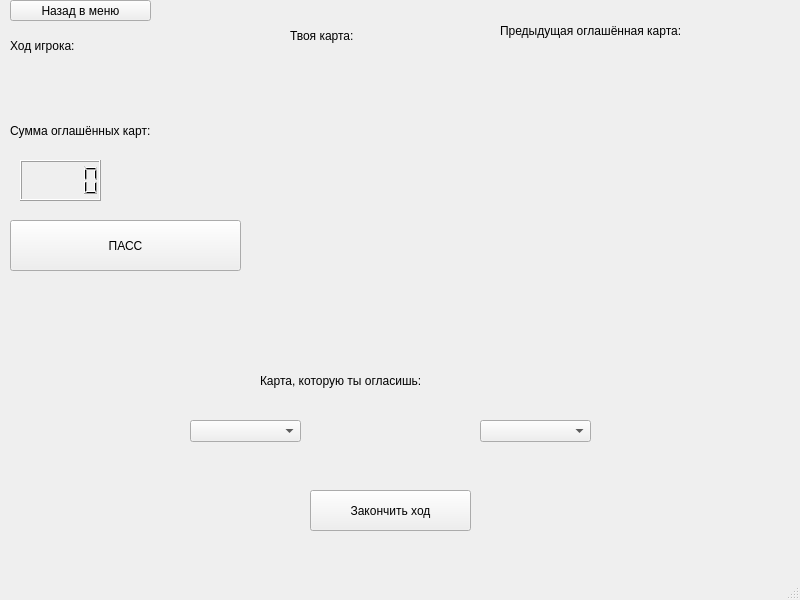
<?xml version="1.0" encoding="UTF-8"?>
<ui version="4.0">
 <class>MainWindow</class>
 <widget class="QMainWindow" name="MainWindow">
  <property name="geometry">
   <rect>
    <x>0</x>
    <y>0</y>
    <width>800</width>
    <height>600</height>
   </rect>
  </property>
  <property name="windowTitle">
   <string>MainWindow</string>
  </property>
  <widget class="QWidget" name="centralwidget">
   <widget class="QLabel" name="lbl_player">
    <property name="geometry">
     <rect>
      <x>10</x>
      <y>30</y>
      <width>231</width>
      <height>31</height>
     </rect>
    </property>
    <property name="text">
     <string>Ход игрока:</string>
    </property>
   </widget>
   <widget class="QLabel" name="lbl_ur_card">
    <property name="geometry">
     <rect>
      <x>290</x>
      <y>10</y>
      <width>151</width>
      <height>51</height>
     </rect>
    </property>
    <property name="text">
     <string>Твоя карта:</string>
    </property>
   </widget>
   <widget class="QLabel" name="lbl_sum">
    <property name="geometry">
     <rect>
      <x>10</x>
      <y>110</y>
      <width>231</width>
      <height>41</height>
     </rect>
    </property>
    <property name="text">
     <string>Сумма оглашённых карт:</string>
    </property>
   </widget>
   <widget class="QPushButton" name="b_menu_g">
    <property name="geometry">
     <rect>
      <x>10</x>
      <y>0</y>
      <width>141</width>
      <height>21</height>
     </rect>
    </property>
    <property name="text">
     <string>Назад в меню</string>
    </property>
   </widget>
   <widget class="QLabel" name="lbl_oglashenie">
    <property name="geometry">
     <rect>
      <x>260</x>
      <y>360</y>
      <width>261</width>
      <height>41</height>
     </rect>
    </property>
    <property name="text">
     <string>Карта, которую ты огласишь:</string>
    </property>
   </widget>
   <widget class="QComboBox" name="cb_value">
    <property name="geometry">
     <rect>
      <x>190</x>
      <y>420</y>
      <width>111</width>
      <height>22</height>
     </rect>
    </property>
   </widget>
   <widget class="QComboBox" name="cb_suit">
    <property name="geometry">
     <rect>
      <x>480</x>
      <y>420</y>
      <width>111</width>
      <height>22</height>
     </rect>
    </property>
   </widget>
   <widget class="QLabel" name="lbl_last_card">
    <property name="geometry">
     <rect>
      <x>500</x>
      <y>10</y>
      <width>291</width>
      <height>41</height>
     </rect>
    </property>
    <property name="text">
     <string>Предыдущая оглашённая карта:</string>
    </property>
   </widget>
   <widget class="QPushButton" name="b_ok">
    <property name="geometry">
     <rect>
      <x>310</x>
      <y>490</y>
      <width>161</width>
      <height>41</height>
     </rect>
    </property>
    <property name="text">
     <string>Закончить ход</string>
    </property>
   </widget>
   <widget class="QPushButton" name="b_pass">
    <property name="geometry">
     <rect>
      <x>10</x>
      <y>220</y>
      <width>231</width>
      <height>51</height>
     </rect>
    </property>
    <property name="text">
     <string>ПАСС</string>
    </property>
   </widget>
   <widget class="QLabel" name="lbl_ur_image">
    <property name="geometry">
     <rect>
      <x>330</x>
      <y>80</y>
      <width>141</width>
      <height>231</height>
     </rect>
    </property>
    <property name="text">
     <string/>
    </property>
   </widget>
   <widget class="QLabel" name="lbl_last_image">
    <property name="geometry">
     <rect>
      <x>600</x>
      <y>60</y>
      <width>161</width>
      <height>241</height>
     </rect>
    </property>
    <property name="text">
     <string/>
    </property>
   </widget>
   <widget class="QLCDNumber" name="lcd_sum">
    <property name="geometry">
     <rect>
      <x>20</x>
      <y>160</y>
      <width>81</width>
      <height>41</height>
     </rect>
    </property>
   </widget>
   <widget class="QLabel" name="lbl_name">
    <property name="geometry">
     <rect>
      <x>10</x>
      <y>70</y>
      <width>231</width>
      <height>31</height>
     </rect>
    </property>
    <property name="text">
     <string/>
    </property>
   </widget>
   <widget class="QLabel" name="lbl_back_pic">
    <property name="geometry">
     <rect>
      <x>0</x>
      <y>0</y>
      <width>801</width>
      <height>571</height>
     </rect>
    </property>
    <property name="text">
     <string/>
    </property>
   </widget>
   <widget class="QLabel" name="lbl_stupid">
    <property name="geometry">
     <rect>
      <x>520</x>
      <y>490</y>
      <width>261</width>
      <height>41</height>
     </rect>
    </property>
    <property name="text">
     <string/>
    </property>
   </widget>
   <zorder>lbl_back_pic</zorder>
   <zorder>lbl_player</zorder>
   <zorder>lbl_ur_card</zorder>
   <zorder>lbl_sum</zorder>
   <zorder>b_menu_g</zorder>
   <zorder>lbl_oglashenie</zorder>
   <zorder>cb_value</zorder>
   <zorder>cb_suit</zorder>
   <zorder>lbl_last_card</zorder>
   <zorder>b_ok</zorder>
   <zorder>b_pass</zorder>
   <zorder>lbl_ur_image</zorder>
   <zorder>lbl_last_image</zorder>
   <zorder>lcd_sum</zorder>
   <zorder>lbl_name</zorder>
   <zorder>lbl_stupid</zorder>
  </widget>
  <widget class="QMenuBar" name="menubar">
   <property name="geometry">
    <rect>
     <x>0</x>
     <y>0</y>
     <width>800</width>
     <height>21</height>
    </rect>
   </property>
  </widget>
  <widget class="QStatusBar" name="statusbar"/>
 </widget>
 <resources/>
 <connections/>
</ui>
